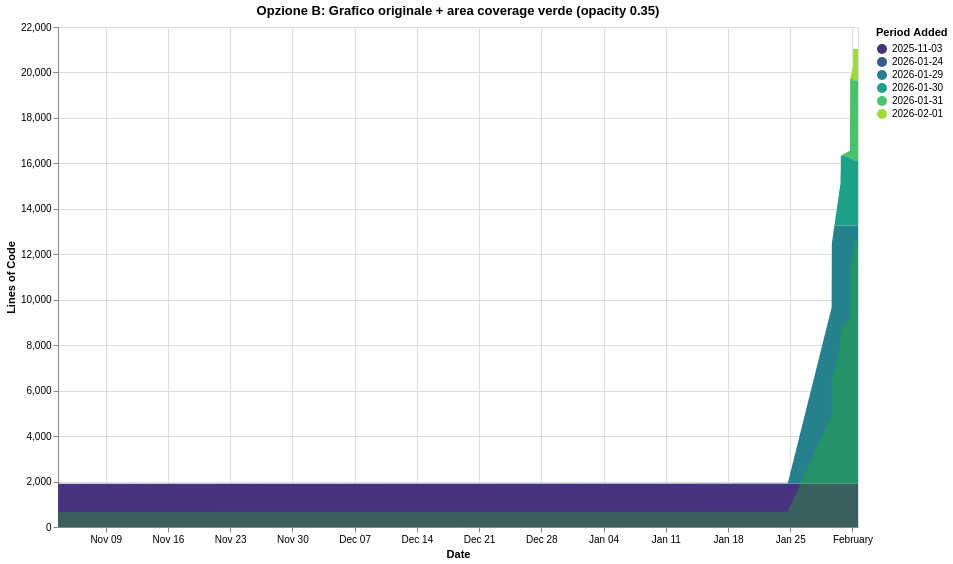

The Vega-Lite source for this figure:
### Vega-Lite specification from a JSON file in a GitHub repository (floating-point values rounded to 4 significant figures; data arrays with more than 128 entries replaced by an {"elided": "..."} marker saying what was removed)
{"$schema": "https://vega.github.io/schema/vega-lite/v5.json", "title": "Opzione B: Grafico originale + area coverage verde (opacity 0.35)", "width": 800, "height": 500, "layer": [{"data": {"values": {"elided": "144 records"}}, "mark": {"type": "area"}, "encoding": {"x": {"field": "commit_date", "type": "temporal", "title": "Date"}, "y": {"field": "line_count", "type": "quantitative", "title": "Lines of Code", "stack": true}, "color": {"field": "period", "type": "ordinal", "scale": {"scheme": "viridis"}, "title": "Period Added"}, "order": {"field": "period", "sort": "ascending"}}}, {"data": {"values": [{"commit_date": "2025-11-03T15:10:11", "covered_total": 0, "total": 1}, {"commit_date": "2025-11-03T15:22:39", "covered_total": 0, "total": 1}, {"commit_date": "2025-11-03T15:23:25", "covered_total": 660, "total": 1886}, {"commit_date": "2025-11-03T15:29:04", "covered_total": 660, "total": 1886}, {"commit_date": "2025-11-03T15:41:37", "covered_total": 665, "total": 1900}, {"commit_date": "2026-01-24T17:11:11", "covered_total": 674, "total": 1918}, {"commit_date": "2026-01-29T15:42:43", "covered_total": 4933, "total": 9663}, {"commit_date": "2026-01-29T16:16:49", "covered_total": 6325, "total": 12193}, {"commit_date": "2026-01-29T16:17:34", "covered_total": 6481, "total": 12477}, {"commit_date": "2026-01-29T23:11:51", "covered_total": 6918, "total": 13271}, {"commit_date": "2026-01-30T15:06:07", "covered_total": 8078, "total": 15056}, {"commit_date": "2026-01-30T15:07:36", "covered_total": 8080, "total": 15059}, {"commit_date": "2026-01-30T15:41:43", "covered_total": 8079, "total": 15059}, {"commit_date": "2026-01-30T15:42:19", "covered_total": 8200, "total": 15245}, {"commit_date": "2026-01-30T15:47:25", "covered_total": 8200, "total": 15245}, {"commit_date": "2026-01-30T15:49:54", "covered_total": 8259, "total": 15335}, {"commit_date": "2026-01-30T15:52:03", "covered_total": 8294, "total": 15390}, {"commit_date": "2026-01-30T16:00:16", "covered_total": 8337, "total": 15455}, {"commit_date": "2026-01-30T16:23:26", "covered_total": 8480, "total": 15675}, {"commit_date": "2026-01-30T16:32:06", "covered_total": 8509, "total": 15720}, {"commit_date": "2026-01-30T16:32:27", "covered_total": 8693, "total": 16003}, {"commit_date": "2026-01-30T16:35:56", "covered_total": 8735, "total": 16068}, {"commit_date": "2026-01-30T16:36:10", "covered_total": 8852, "total": 16248}, {"commit_date": "2026-01-30T16:39:18", "covered_total": 8917, "total": 16348}, {"commit_date": "2026-01-31T16:53:16", "covered_total": 9075, "total": 16552}, {"commit_date": "2026-01-31T17:00:41", "covered_total": 9256, "total": 16785}, {"commit_date": "2026-01-31T17:10:01", "covered_total": 9460, "total": 17053}, {"commit_date": "2026-01-31T17:18:21", "covered_total": 9841, "total": 17561}, {"commit_date": "2026-01-31T17:24:15", "covered_total": 9981, "total": 17747}, {"commit_date": "2026-01-31T17:32:47", "covered_total": 10372, "total": 18269}, {"commit_date": "2026-01-31T17:37:37", "covered_total": 10760, "total": 18786}, {"commit_date": "2026-01-31T17:42:58", "covered_total": 11103, "total": 19243}, {"commit_date": "2026-01-31T17:49:23", "covered_total": 11457, "total": 19716}, {"commit_date": "2026-02-01T01:43:32", "covered_total": 11932, "total": 20275}, {"commit_date": "2026-02-01T01:52:40", "covered_total": 12380, "total": 20803}, {"commit_date": "2026-02-01T02:02:19", "covered_total": 12590, "total": 21034}, {"commit_date": "2026-02-01T14:58:15", "covered_total": 12590, "total": 21034}]}, "mark": {"type": "area", "color": "#22b522", "opacity": 0.35}, "encoding": {"x": {"field": "commit_date", "type": "temporal"}, "y": {"field": "covered_total", "type": "quantitative"}, "tooltip": [{"field": "commit_date", "type": "temporal", "title": "Date"}, {"field": "covered_total", "type": "quantitative", "title": "Covered Lines"}, {"field": "total", "type": "quantitative", "title": "Total Lines"}]}}]}
